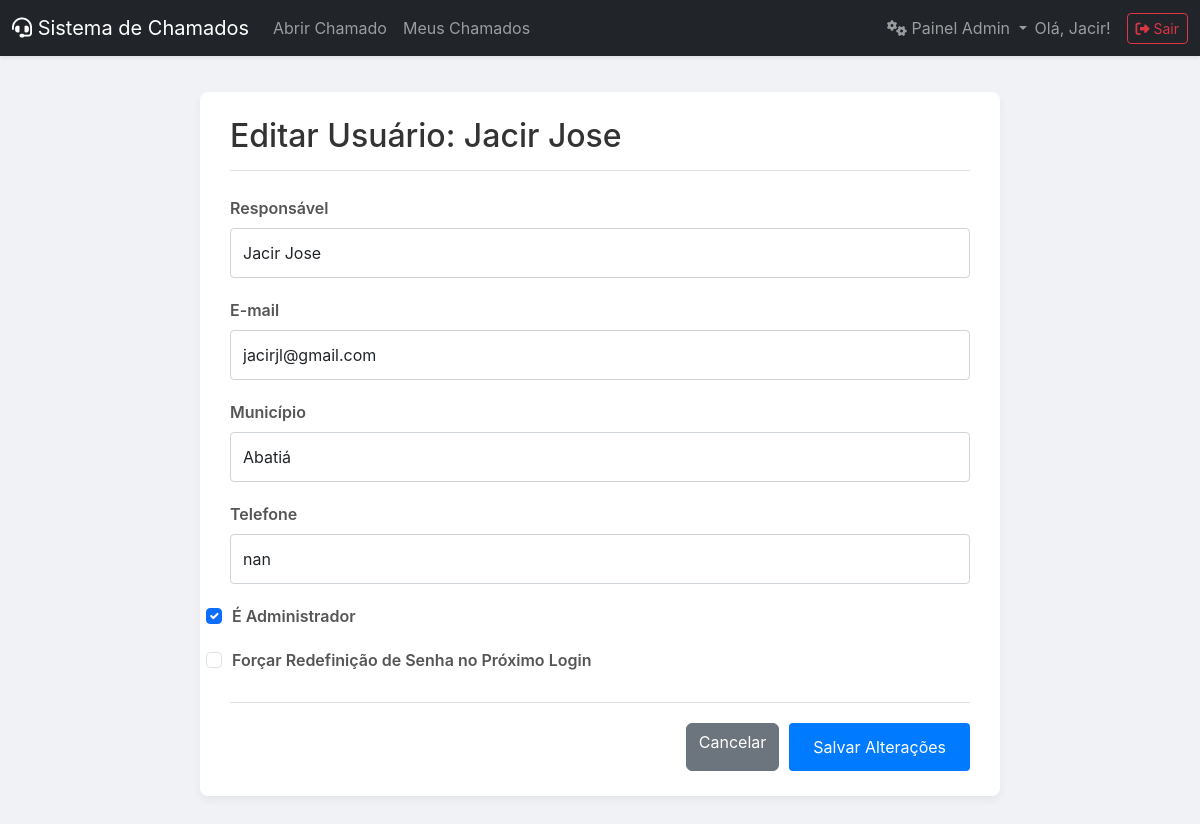
Screenshot of /admin/edit_user/1 (signed in) with the database file from the repository.
### tables this page shows
CREATE TABLE users (
        id INTEGER PRIMARY KEY AUTOINCREMENT, email TEXT UNIQUE NOT NULL, password TEXT NOT NULL,
        municipio TEXT NOT NULL, responsavel TEXT NOT NULL, telefone TEXT NOT NULL,
        must_reset_password BOOLEAN DEFAULT 1, is_admin BOOLEAN DEFAULT 0
    );

### app.py (the view, shortened to what this page needs)
@app.route('/admin/edit_user/<int:user_id>', methods=['GET', 'POST'])
@login_required
@admin_required
def edit_user(user_id):
    db = get_db()
    user_to_edit = db.execute('SELECT * FROM users WHERE id = ?', (user_id,)).fetchone()
    db.close()
    if user_to_edit is None:
        flash('Usuário não encontrado.', 'danger')
        return redirect(url_for('admin_index'))
    return render_template('edit_user.html', user=user_to_edit)

### app.py (called while the page is built)
def get_db():
    db = sqlite3.connect(DATABASE)
    db.row_factory = sqlite3.Row
    return db

def login_required(f):
    @wraps(f)
    def decorated_function(*args, **kwargs):
        if 'user_id' not in session:
            flash('Por favor, faça login para acessar esta página.', 'warning')
            return redirect(url_for('login'))
        return f(*args, **kwargs)
    return decorated_function

def admin_required(f):
    @wraps(f)
    def decorated_function(*args, **kwargs):
        if not g.user or not g.user['is_admin']:
            flash('Acesso negado. Esta área é restrita para administradores.', 'danger')
            return redirect(url_for('index'))
        return f(*args, **kwargs)
    return decorated_function

@app.before_request
def load_logged_in_user():
    user_id = session.get('user_id')
    if user_id is None:
        g.user = None
    else:
        db = get_db()
        g.user = db.execute('SELECT * FROM users WHERE id = ?', (user_id,)).fetchone()
        db.close()

@app.context_processor
def inject_user():
    return dict(user=g.user)

### templates/edit_user.html (shortened to what this page needs)
{% extends "layout.html" %}
{% block content %}
<div class="content-container">
    <div class="page-header">
        <h2 class="mb-0">Editar Usuário: {{ user.responsavel }}</h2>
    </div>
    <form action="{{ url_for('edit_user', user_id=user.id) }}" method="post" class="mt-4">
        <div class="form-group">
            <label for="responsavel">Responsável</label>
            <input type="text" id="responsavel" name="responsavel" class="form-control" value="{{ user.responsavel }}" required>
        </div>
        <div class="form-group">
            <label for="email">E-mail</label>
            <input type="email" id="email" name="email" class="form-control" value="{{ user.email }}" required>
        </div>
        <div class="form-group">
            <label for="municipio">Município</label>
            <input type="text" id="municipio" name="municipio" class="form-control" value="{{ user.municipio }}" required>
        </div>
        <div class="form-group">
            <label for="telefone">Telefone</label>
            <input type="text" id="telefone" name="telefone" class="form-control" value="{{ user.telefone }}" required>
        </div>
        <div class="form-group">
            <div class="form-check">
                <input type="checkbox" name="is_admin" class="form-check-input" id="isAdminCheck" {% if user.is_admin %}checked{% endif %}>
                <label class="form-check-label" for="isAdminCheck">É Administrador</label>
            </div>
        </div>
        <div class="form-group">
            <div class="form-check">
                <input type="checkbox" name="must_reset_password" class="form-check-input" id="resetPasswordCheck" {% if user.must_reset_password %}checked{% endif %}>
                <label class="form-check-label" for="resetPasswordCheck">Forçar Redefinição de Senha no Próximo Login</label>
            </div>
        </div>
        <div class="form-actions">
            <a href="{{ url_for('admin_index') }}" class="btn btn-secondary">Cancelar</a>
            <button type="submit" class="btn btn-primary">Salvar Alterações</button>
        </div>
    </form>
</div>
{% endblock %}

### templates/layout.html (shortened to what this page needs)
<!doctype html>
<html lang="pt-BR">
<head>
    <link href="https://cdn.jsdelivr.net/npm/bootstrap@5.3.0/dist/css/bootstrap.min.css" rel="stylesheet">
    <link rel="stylesheet" href="https://cdnjs.cloudflare.com/ajax/libs/font-awesome/6.4.0/css/all.min.css">
    <link rel="stylesheet" href="{{ url_for('static', filename='css/style.css') }}">
</head>
<body>
<nav class="navbar navbar-expand-lg navbar-dark bg-dark shadow-sm">
    <div class="container-fluid">
        <a class="navbar-brand" href="{{ url_for('index') }}">
            <i class="fas fa-headset"></i>
            Sistema de Chamados
        </a>
        <div class="collapse navbar-collapse" id="navbarNav">
            <ul class="navbar-nav me-auto">
                {% if user %}
                    {% if user.is_admin %}
                        <li class="nav-item">
                             <a class="nav-link" href="{{ url_for('abrir_chamado_admin') }}">Abrir Chamado</a>
                        </li>
                    {% else %}
                        <li class="nav-item">
                            <a class="nav-link" href="{{ url_for('index') }}">Abrir Chamado</a>
                        </li>
                    {% endif %}
                    <li class="nav-item">
                        <a class="nav-link" href="{{ url_for('meus_chamados') }}">Meus Chamados</a>
                    </li>
                {% endif %}
            </ul>
            <ul class="navbar-nav ms-auto align-items-center">
                {% if user and user.is_admin %}
                    <li class="nav-item dropdown">
                        <a class="nav-link dropdown-toggle" href="#" id="adminMenuDropdown" role="button" data-bs-toggle="dropdown" aria-expanded="false">
                            <i class="fas fa-cogs"></i> Painel Admin
                        </a>
                    </li>
                {% endif %}
                {% if user %}
                    <li class="nav-item">
                        <span class="navbar-text me-3">
                            Olá, {{ user.responsavel.split()[0] }}!
                        </span>
                    </li>
                    <li class="nav-item">
                        <a href="{{ url_for('logout') }}" class="btn btn-outline-danger btn-sm">
                            <i class="fas fa-sign-out-alt"></i> Sair
                        </a>
                    </li>
                {% else %}
                    <li class="nav-item">
                         <a href="{{ url_for('login') }}" class="btn btn-outline-success btn-sm">
                            <i class="fas fa-sign-in-alt"></i> Entrar
                        </a>
                    </li>
                {% endif %}
            </ul>
        </div>
    </div>
</nav>
<main class="container-fluid">
    <div class="main-content">
        {% block content %}{% endblock %}
    </div>
</main>
</body>
</html>

### static/css/style.css (style rules this page uses)
body { font-family: -apple-system, BlinkMacSystemFont, "Segoe UI", Roboto, "Helvetica Neue", Arial, sans-serif; margin: 0; background-color: #f8f9fa; color: #333; }
h1, h2, h3 { margin-top: 0.5em; margin-bottom: 0.75em; }
.main-content { flex-grow: 1; padding: 1em; overflow-x: auto; }
.form-group { margin-bottom: 1em; }
label { display: block; margin-bottom: 0.5em; font-weight: bold; }
input[type="text"], input[type="email"], input[type="tel"], input[type="password"], select, textarea { width: 100%; padding: 0.75em; border: 1px solid #ced4da; border-radius: 4px; box-sizing: border-box; }
button[type="submit"] { background-color: #007bff; color: white; border: none; padding: 0.75em 1.5em; border-radius: 4px; cursor: pointer; font-size: 1em; transition: background-color 0.2s; }

### templates/layout.html (style rules this page uses)
body { background-color: #f0f2f5; }
.main-content { padding-top: 1rem; padding-bottom: 1rem; }

### templates/edit_user.html (style rules this page uses)
.content-container { max-width: 800px; margin: 20px auto; padding: 25px 30px; background-color: #ffffff; border-radius: 8px; box-shadow: 0 4px 10px rgba(0,0,0,0.05); }
.page-header { border-bottom: 1px solid #dee2e6; padding-bottom: 15px; margin-bottom: 25px; }
.page-header h2 { margin: 0; color: #333; }
.form-group { margin-bottom: 1.25rem; }
.form-group label { display: block; font-weight: 600; color: #555; margin-bottom: 0.5rem; }
.form-control { width: 100%; padding: 10px; border: 1px solid #ccc; border-radius: 4px; font-size: 1rem; }
.form-check { padding-left: 0; }
.form-check-input { margin-right: 10px; }
.form-check-label { font-weight: normal; }
.form-actions { display: flex; justify-content: flex-end; gap: 10px; margin-top: 30px; padding-top: 20px; border-top: 1px solid #dee2e6; }

### rows the page displays
users: responsavel "Jacir", responsavel "Jacir Jose", email "jacirjl@gmail.com", municipio "Abatiá", telefone "nan", is_admin "☑"
